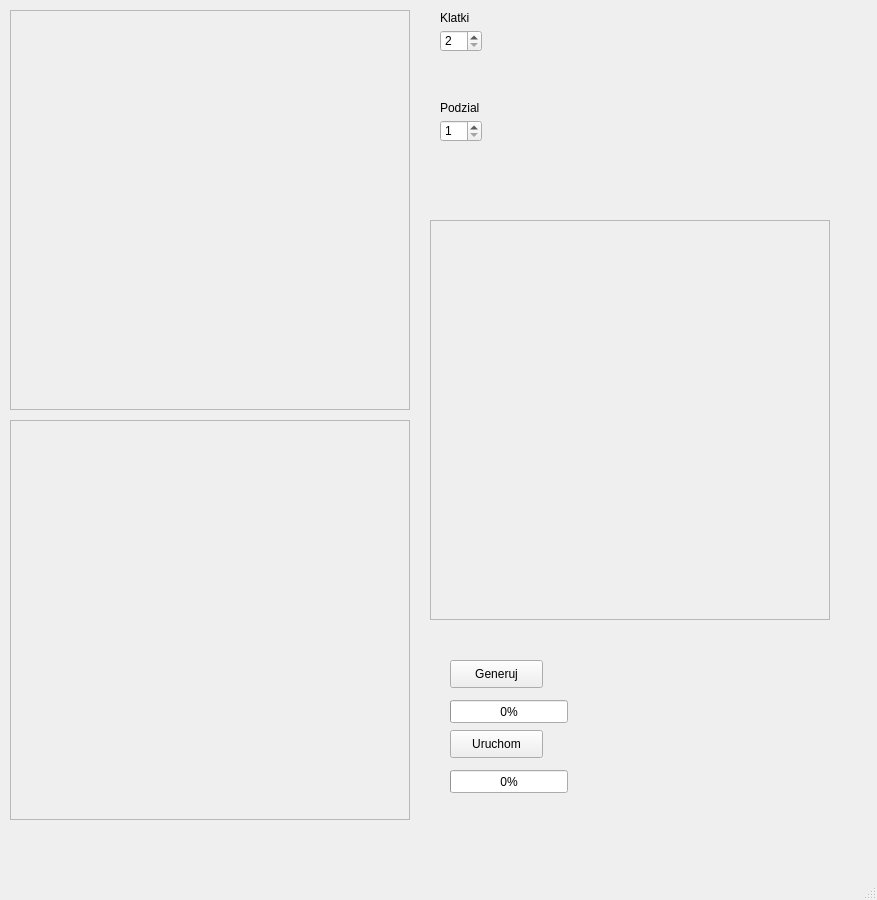
<?xml version="1.0" encoding="UTF-8"?>
<ui version="4.0">
 <class>MyWindow</class>
 <widget class="QMainWindow" name="MyWindow">
  <property name="geometry">
   <rect>
    <x>0</x>
    <y>0</y>
    <width>877</width>
    <height>900</height>
   </rect>
  </property>
  <property name="windowTitle">
   <string>MyWindow</string>
  </property>
  <widget class="QWidget" name="centralWidget">
   <widget class="QFrame" name="rysujFrame">
    <property name="geometry">
     <rect>
      <x>10</x>
      <y>10</y>
      <width>400</width>
      <height>400</height>
     </rect>
    </property>
    <property name="frameShape">
     <enum>QFrame::StyledPanel</enum>
    </property>
    <property name="frameShadow">
     <enum>QFrame::Raised</enum>
    </property>
   </widget>
   <widget class="QFrame" name="rysujFrame_2">
    <property name="geometry">
     <rect>
      <x>10</x>
      <y>420</y>
      <width>400</width>
      <height>400</height>
     </rect>
    </property>
    <property name="frameShape">
     <enum>QFrame::StyledPanel</enum>
    </property>
    <property name="frameShadow">
     <enum>QFrame::Raised</enum>
    </property>
   </widget>
   <widget class="QFrame" name="rysujFrame_3">
    <property name="geometry">
     <rect>
      <x>430</x>
      <y>220</y>
      <width>400</width>
      <height>400</height>
     </rect>
    </property>
    <property name="frameShape">
     <enum>QFrame::StyledPanel</enum>
    </property>
    <property name="frameShadow">
     <enum>QFrame::Raised</enum>
    </property>
   </widget>
   <widget class="QSpinBox" name="spinBox">
    <property name="geometry">
     <rect>
      <x>440</x>
      <y>30</y>
      <width>42</width>
      <height>22</height>
     </rect>
    </property>
    <property name="minimum">
     <number>2</number>
    </property>
    <property name="maximum">
     <number>100</number>
    </property>
   </widget>
   <widget class="QLabel" name="label">
    <property name="geometry">
     <rect>
      <x>440</x>
      <y>100</y>
      <width>55</width>
      <height>16</height>
     </rect>
    </property>
    <property name="text">
     <string>Podzial</string>
    </property>
   </widget>
   <widget class="QLabel" name="label_2">
    <property name="geometry">
     <rect>
      <x>440</x>
      <y>10</y>
      <width>55</width>
      <height>16</height>
     </rect>
    </property>
    <property name="text">
     <string>Klatki</string>
    </property>
   </widget>
   <widget class="QSpinBox" name="spinBox_2">
    <property name="geometry">
     <rect>
      <x>440</x>
      <y>120</y>
      <width>42</width>
      <height>22</height>
     </rect>
    </property>
    <property name="minimum">
     <number>1</number>
    </property>
    <property name="maximum">
     <number>20</number>
    </property>
   </widget>
   <widget class="QPushButton" name="pushButton_1">
    <property name="geometry">
     <rect>
      <x>450</x>
      <y>660</y>
      <width>93</width>
      <height>28</height>
     </rect>
    </property>
    <property name="text">
     <string>Generuj</string>
    </property>
   </widget>
   <widget class="QPushButton" name="pushButton_2">
    <property name="geometry">
     <rect>
      <x>450</x>
      <y>730</y>
      <width>93</width>
      <height>28</height>
     </rect>
    </property>
    <property name="text">
     <string>Uruchom</string>
    </property>
   </widget>
   <widget class="QProgressBar" name="progressBar">
    <property name="geometry">
     <rect>
      <x>450</x>
      <y>770</y>
      <width>118</width>
      <height>23</height>
     </rect>
    </property>
    <property name="value">
     <number>0</number>
    </property>
   </widget>
   <widget class="QProgressBar" name="progress">
    <property name="geometry">
     <rect>
      <x>450</x>
      <y>700</y>
      <width>118</width>
      <height>23</height>
     </rect>
    </property>
    <property name="value">
     <number>0</number>
    </property>
   </widget>
  </widget>
  <widget class="QMenuBar" name="menuBar">
   <property name="geometry">
    <rect>
     <x>0</x>
     <y>0</y>
     <width>877</width>
     <height>20</height>
    </rect>
   </property>
  </widget>
  <widget class="QStatusBar" name="statusBar"/>
 </widget>
 <layoutdefault spacing="6" margin="11"/>
 <resources/>
 <connections/>
</ui>
